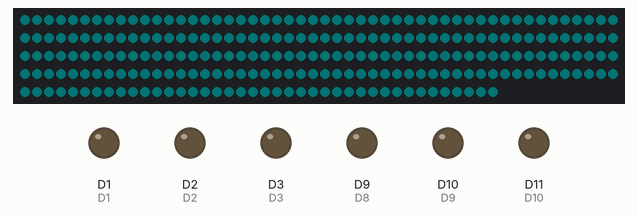
Recording of a sketch running on a simulated Arduino Due. Parts: 240 RGB LEDs in strip order, left to right, continuing on the next row, output pins drawn as LEDs (lit = HIGH). Dim RGB values are drawn brighter than linear.

Above: at 0.5 s.

The sketch:

new_led_timing.ino
```cpp
#include <DueTimer.h>
#include <Adafruit_NeoPixel.h>
uint8_t row = 0;
const uint8_t sun = 5, D1 = 1, D2 = 2, D3 = 3, D4 = 4,    D5 = 6, D6 = 7, D7 = 8, D8 = 9, D9 = 10, D10 = 11;   //led pin numbers
struct leds{
  bool D1;     //monochrome leds
  bool D2;
  bool D3;
  bool D4;
  bool D5;
  bool D6;
  bool D7;
  bool D8;
  bool D9;
  bool D10;
};
struct leds data_list[13] = {
  {0,0,0,0,0,0,0,0,0,1},
  {0,0,0,0,0,0,0,0,0,1},
  {1,0,1,1,0,0,0,0,1,1},
  {1,1,1,1,1,0,0,0,1,1},
  {1,1,1,1,1,1,1,1,1,1},
  {1,0,1,1,1,1,1,0,1,1},
  {1,0,1,1,1,1,1,0,1,1},
  {0,0,1,0,0,1,0,0,1,1},
  {0,0,1,0,0,1,0,0,1,1},
  {1,1,1,1,1,1,1,1,1,1},
  {1,1,1,1,1,1,1,1,1,1},
  {1,1,0,1,1,0,1,0,0,1},
  {1,1,0,1,1,0,1,0,0,1}
};

Adafruit_NeoPixel pixels(240, sun, NEO_GRB);
const uint8_t color_chart[208][4]{  //values in R,G,b,ΔT
    {0, 1, 1, 20},
    {0, 5, 7, 20},
    {0, 8, 10, 20},
    {0, 11, 14, 20},
    {0, 14, 18, 20},
    {0, 17, 23, 20},
    {0, 21, 27, 20},
    {0, 24, 31, 20},
    {0, 27, 36, 20},
    {0, 29, 38, 20},
    {0, 32, 41, 20},
    {0, 36, 46, 20},
    {0, 40, 50, 20},
    {0, 48, 60, 20},
    {3, 62, 75, 20},
    {4, 67, 82, 20},
    {7, 75, 92, 20},
    {8, 79, 97, 20},
    {9, 80, 98, 20},
    {10, 84, 102, 20},
    {11, 85, 104, 20},
    {12, 88, 107, 20},
    {13, 90, 110, 20},
    {255, 255, 255, 20},
    {17, 96, 115, 20},
    {255, 255, 255, 20},
    {23, 105, 125, 20},
    {255, 255, 255, 20},
    {27, 111, 132, 20},
    {30, 115, 137, 20},
    {33, 11, 139, 20},
    {38, 122, 144, 20},
    {40, 125, 146, 20},
    {44, 131, 152, 20},
    {49, 136, 158, 20},
    {51, 139, 161, 20},
    {53, 140, 165, 20},
    {60, 146, 168, 20},
    {63, 149, 171, 20},
    {67, 152, 174, 20},
    {71, 156, 178, 20},
    {73, 158, 179, 20},
    {76, 161, 182, 20},
    {79, 164, 185, 20},
    {82, 167, 188, 20},
    {87, 170, 193, 20},
    {90, 172, 192, 20},
    {96, 176, 196, 20},
    {101, 179, 199, 20},
    {109, 186, 205, 20},
    {113, 189, 208, 20},
    {117, 192, 219, 20},
    {124, 197, 215, 20},
    {132, 200, 218, 20},
    {139, 205, 222, 20},
    {143, 207, 223, 20},
    {146, 209, 225, 20},
    {153, 213, 228, 20},
    {159, 218, 232, 20},
    {166, 220, 233, 20},
    {169, 222, 235, 20},
    {173, 223, 236, 20},
    {177, 225, 238, 20},
    {182, 228, 239, 20},
    {189, 231, 242, 20},
    {195, 233, 243, 20},
    {198, 235, 245, 20},
    {201, 236, 245, 20},
    {204, 236, 245, 20},
    {207, 237, 245, 20},
    {209, 238, 245, 20},
    {212, 238, 245, 20},
    {217, 239, 245, 20},
    {220, 240, 245, 20},
    {222, 240, 245, 20},
    {223, 240, 245, 20},
    {234, 242, 250, 20},
    {238, 242, 252, 20},
    {240, 244, 253, 20},
    {245, 246, 255, 20},
    {249, 251, 255, 20},
    {250, 253, 255, 20},
    {255, 255, 255, 20},
    {255, 255, 255, 20},
    {255, 251, 233, 20},
    {255, 244, 206, 20},
    {255, 241, 195, 20},
    {255, 241, 191, 20},
    {255, 236, 171, 20},
    {255, 231, 151, 20},
    {255, 228, 137, 20},
    {255, 224, 118, 20},
    {255, 220, 102, 20},
    {255, 215, 80, 20},
    {255, 209, 54, 20},
    {255, 204, 34, 20},
    {255, 201, 18, 20},
    {255, 199, 10, 20},
    {255, 198, 6, 20},
    {255, 189, 6, 20},
    {255, 181, 6, 20},
    {255, 176, 6, 20},
    {255, 173, 6, 20},
    {255, 170, 6, 20},
    {255, 167, 6, 20},
    {255, 165, 6, 20},
    {255, 163, 6, 20},
    {255, 170, 6, 20},
    {255, 161, 6, 20},
    {245, 157, 5, 20},
    {243, 155, 5, 20},
    {240, 154, 5, 20},
    {237, 152, 5, 20},
    {233, 150, 5, 20},
    {230, 148, 5, 20},
    {228, 146, 5, 20},
    {229, 147, 5, 20},
    {229, 117, 5, 20},
    {229, 114, 5, 20},
    {229, 110, 5, 20},
    {229, 110, 5, 20},
    {229, 110, 5, 20},
    {229, 110, 5, 20},
    {229, 110, 5, 20},
    {229, 106, 5, 20},
    {229, 101, 5, 20},
    {229, 95, 5, 20},
    {229, 89, 5, 20},
    {224, 87, 5, 20},
    {220, 84, 4, 20},
    {217, 83, 4, 20},
    {213, 80, 4, 20},
    {209, 79, 3, 20},
    {202, 76, 3, 20},
    {196, 74, 3, 20},
    {189, 71, 3, 20},
    {189, 71, 3, 20},
    {189, 71, 3, 20},
    {189, 71, 3, 20},
    {189, 71, 3, 20},
    {189, 71, 3, 20},
    {189, 71, 3, 20},
    {182, 69, 3, 20},
    {181, 67, 2, 20},
    {175, 65, 2, 20},
    {166, 63, 2, 20},
    {159, 60, 2, 20},
    {152, 57, 2, 20},
    {146, 54, 1, 20},
    {138, 51, 1, 20},
    {138, 51, 1, 20},
    {138, 51, 1, 20},
    {138, 51, 1, 20},
    {138, 51, 1, 20},
    {138, 51, 1, 20},
    {138, 51, 1, 20},
    {132, 49, 1, 20},
    {124, 46, 1, 20},
    {119, 44, 1, 20},
    {110, 41, 1, 20},
    {105, 39, 1, 20},
    {98, 36, 1, 20},
    {94, 35, 1, 20},
    {84, 31, 0, 20},
    {74, 27, 0, 20},
    {68, 26, 0, 20},
    {65, 24, 0, 20},
    {60, 22, 0, 20},
    {53, 19, 0, 20},
    {47, 17, 0, 20},
    {43, 16, 0, 20},
    {38, 14, 0, 20},
    {37, 13, 0, 20},
    {34, 12, 0, 20},
    {30, 11, 0, 20},
    {25, 10, 0, 20},
    {20, 10, 0, 20},
    {17, 9, 0, 20},
    {15, 8, 0, 20},
    {12, 7, 0, 20},
    {255, 198, 6, 20},
    {255, 189, 6, 20},
    {255, 181, 6, 20},
    {255, 176, 6, 20},
    {255, 173, 6, 20},
    {255, 173, 6, 20},
    {255, 173, 6, 20},
    {217, 239, 245, 20},
    {212, 238, 245, 20},
    {190, 238, 245, 20},
    {170, 200, 200, 20},
    {150, 150, 245, 20},
    {130, 110, 110, 20},
    {75, 98, 107, 20},
    {11, 85, 104, 20},
    {0, 65, 72, 20},
    {0, 48, 60, 20},
    {0, 40, 50, 20},
    {10, 34, 72, 20},
    {255, 255, 255, 20},
    {0, 29, 38, 20},
    {0, 27, 36, 20},
    {255, 255, 255, 20},
    {0, 21, 27, 20},
    {0, 17, 23, 20},
    {0, 14, 18, 20},
    {0, 11, 14, 20},
    {0, 1, 1, 20},

};

const uint8_t brightness = 255; //0 - 255
uint8_t pos = 0;
uint8_t ontime = 0;
uint8_t R = 0;
uint8_t G = 0;
uint8_t B = 0;

void displayNext(){
  R = map(ontime, 0, color_chart[pos][3], color_chart[pos][0], color_chart[pos+1][0]);
  G = map(ontime, 0, color_chart[pos][3], color_chart[pos][1], color_chart[pos+1][1]);
  B = map(ontime, 0, color_chart[pos][3], color_chart[pos][2], color_chart[pos+1][2]);
  for (int i = 0; i < 240; i++){
    pixels.setPixelColor(i, pixels.Color(R, G, B));}
    pixels.show();
  if(ontime < color_chart[pos][3]){ontime++;}
  else{ontime=0;  pos++;    if (pos == 208){pos=0;}}
}

void next_row(){
  row++;
  if(row >=13){row = 0;}
  digitalWrite(D1, data_list[row].D1);
  digitalWrite(D2, data_list[row].D2);
  digitalWrite(D3, data_list[row].D3);
  digitalWrite(D4, data_list[row].D4);
  digitalWrite(D5, data_list[row].D5);
  digitalWrite(D6, data_list[row].D6);
  digitalWrite(D7, data_list[row].D7);
  digitalWrite(D8, data_list[row].D8);
  digitalWrite(D9, data_list[row].D9);
  digitalWrite(D10, data_list[row].D10);
}

void setup(){
  pinMode(sun, OUTPUT);
  pinMode(D1, OUTPUT);
  pinMode(D2, OUTPUT);
  pinMode(D3, OUTPUT);
  pinMode(D4, OUTPUT);
  pinMode(D5, OUTPUT);
  pinMode(D6, OUTPUT);
  pinMode(D7, OUTPUT);
  pinMode(D8, OUTPUT);
  pinMode(D9, OUTPUT);
  pinMode(D10, OUTPUT);

  pixels.begin();
  pixels.clear();
	Timer0.attachInterrupt(next_row);
	Timer0.start(138461538);   //30S timer interrupt

  Timer1.attachInterrupt(displayNext);
  Timer1.start(432692);   //new time for ~30mins run time "432692" -----0.5S timer interrupt (500000)-----
}
void loop(){
while(true){}
}
```
